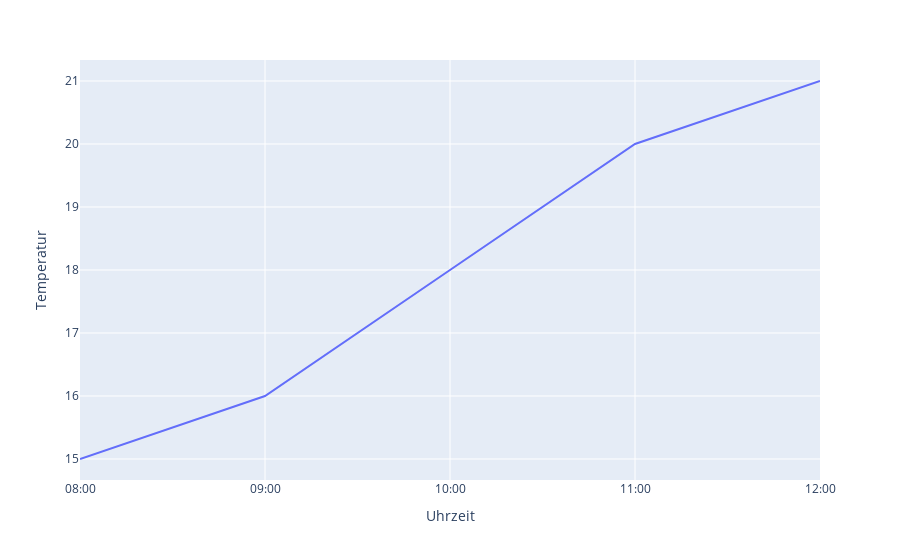

Here is the notebook cell this chart was saved with:
### Markdown cell above
## Line Chart

- Darstellung von Zeitlich abhängigen/ geordneten Daten
- Beispiel: Börsenkurse, Temperaturen

### Code cell
data = pd.DataFrame({
    "Uhrzeit": ["08:00", "09:00", "10:00", "11:00", "12:00"],
    "Temperatur": [15, 16, 18, 20, 21]    
})

px.line(data, "Uhrzeit", "Temperatur")

### Figure 1 — Plotly figure (JSON) as saved in the notebook; plotly's stock layout.template omitted (floating-point values rounded to 4 significant figures)
{"data": [{"hovertemplate": "Uhrzeit=%{x}<br>Temperatur=%{y}<extra></extra>", "legendgroup": "", "line": {"color": "#636efa", "dash": "solid"}, "marker": {"symbol": "circle"}, "mode": "lines", "name": "", "orientation": "v", "showlegend": false, "type": "scatter", "x": ["08:00", "09:00", "10:00", "11:00", "12:00"], "xaxis": "x", "y": [15, 16, 18, 20, 21], "yaxis": "y"}], "layout": {"legend": {"tracegroupgap": 0}, "margin": {"t": 60}, "xaxis": {"anchor": "y", "domain": [0, 1], "title": {"text": "Uhrzeit"}}, "yaxis": {"anchor": "x", "domain": [0, 1], "title": {"text": "Temperatur"}}}}
